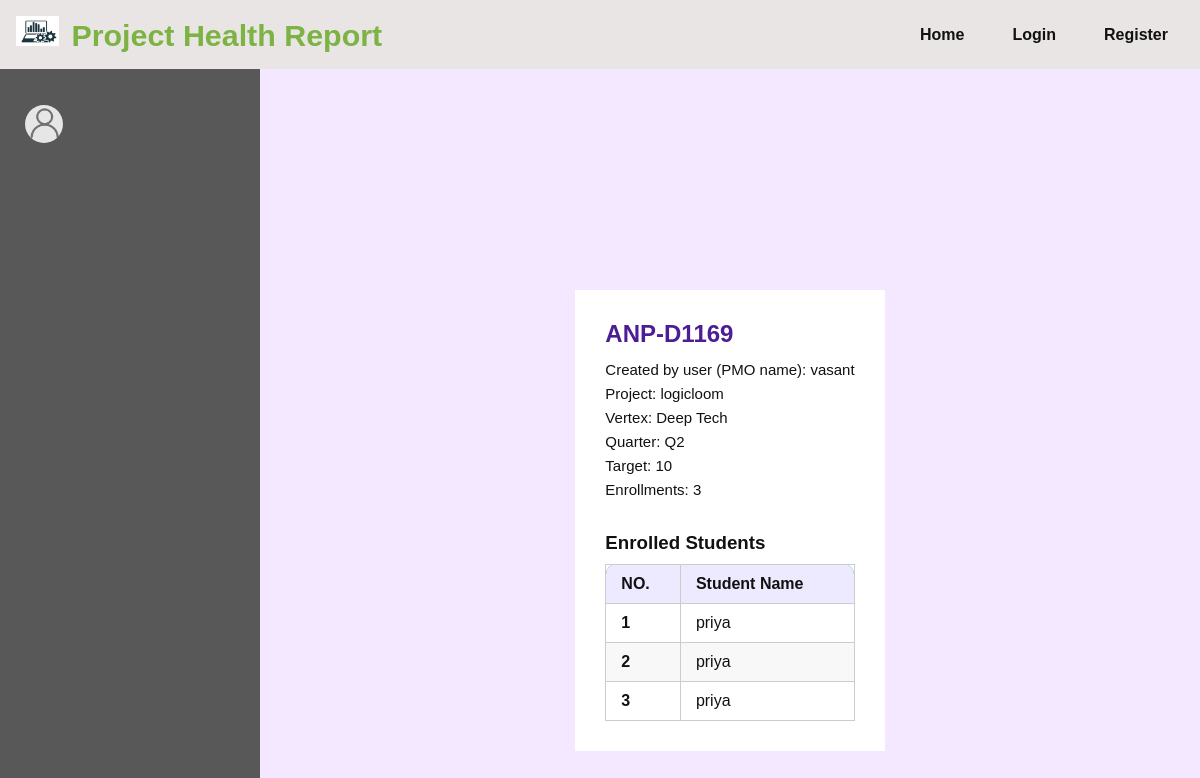
The app's page /batches/batchdetails/2/ with its own data.
### batches/models.py (models this page shows)
class CreateBatch(models.Model):
    name = models.CharField(max_length=255, unique=True)
    project = models.ForeignKey(CreateProject, on_delete=models.CASCADE)
    vertex = models.CharField(max_length=50, choices=VertexAllocation.VERTEX_CHOICES)
    center = models.CharField(max_length=50, choices=CENTER_CHOICES)
    quarter = models.CharField(max_length=2, choices=[('Q1','Q1'),('Q2','Q2'),('Q3','Q3'),('Q4','Q4')])
    cm_user = models.ForeignKey(settings.AUTH_USER_MODEL, on_delete=models.CASCADE)
    target = models.PositiveIntegerField()

class Enrollment(models.Model):
    student_name = models.CharField(max_length=255)
    batch = models.ForeignKey(CreateBatch, related_name='enrollments', on_delete=models.CASCADE)

### user_roles/models.py (models this page shows)
class Multiuser(AbstractUser):
    ROLE_CHOICES = [
        ('pmo', 'PMO (Project Management Office)'),
        ('vp', 'VP (Vice President)'),
        ('rm', 'RM (Regional Manager)'),
        ('cm', 'CM (Center Manager)')
    ]
    role = models.CharField(max_length=10, choices=ROLE_CHOICES)
    security_question = models.CharField(max_length=255)
    security_answer = models.CharField(max_length=255)
    def __str__(self):
        return self.username

### projects/models.py (models this page shows, shortened)
class CreateProject(models.Model):
    name = models.CharField(max_length=255)
    description = models.TextField(blank=True)
    total_target = models.PositiveIntegerField()
    start_date = models.DateField()
    end_date = models.DateField()
    created_by = models.ForeignKey(settings.AUTH_USER_MODEL, on_delete=models.CASCADE)

### batches/views.py (the view, shortened to what this page needs)
# urls.py: path('batchdetails/<int:pk>/', views.batch_details, name= 'n_batchdetails'),
def batch_details(request, pk):
    batch = get_object_or_404(CreateBatch, pk=pk)
    enroll = Enrollment.objects.filter(batch=batch)
    show_form = False
    form = EnrollmentForm(initial={'batch': batch})
    if request.GET.get('add') == '1' and request.user.role == 'cm':
        show_form = True
    return render(request, 'batch_details.html', {
        'batch': batch,
        'enroll': enroll,
        'form': form,
        'show_form': show_form
    })

### batches/templates/batch_details.html (shortened to what this page needs)
{% extends "profile.html" %}
{% load static %}
{% block css %}
    <link rel="stylesheet" type="text/css" href="{% static 'css/projectbatch_listdetail.css' %}">
{% endblock %}
{% block profile_content %}
    <div class="batch-container">
        {% if batch %}
            <div class="batch-info">
                <h2 class="batch-title">{{ batch.name }}</h2>
                <p class="batch-details">
                    Created by user (PMO name): {{ batch.cm_user }} <br>
                    Project: {{ batch.project.name }} <br>
                    Vertex: {{ batch.vertex }} <br>
                    Quarter: {{ batch.quarter }} <br>
                    Target: {{ batch.target }} <br>
                    Enrollments: {{ enroll.count }}
                </p>
            </div>
        {% endif %}
        <div class="enrollment-list">
            <h3>Enrolled Students</h3>
            {% if enroll %}
                <table class="student-table">
                    <thead>
                        <tr>
                            <th>NO.</th>
                            <th>Student Name</th>
                        </tr>
                    </thead>
                    <tbody>
                        {% for e in enroll %}
                        <tr>
                            <td>{{ forloop.counter }}</td>
                            <td>{{ e.student_name }}</td>
                        </tr>
                        {% endfor %}
                    </tbody>
                </table>
            {% else %}
                <p>No students enrolled yet.</p>
            {% endif %}
        </div>
    </div>
{% endblock %}

### static/css/home_profile.css (style rules this page uses)
:root { --extra-light: #faf5ff; --max-width: 1200px; }
* { padding: 0; margin: 0; box-sizing: border-box; }
body { font-family: "Poppins", sans-serif; background-color: var(--extra-light); }

### static/css/projectbatch_listdetail.css (style rules this page uses)
body { font-family: 'Poppins', sans-serif; color: #111; }
body { font-family: Arial, sans-serif; background-color: #f3e8ff; margin: 0; padding: 20px; }
.batch-container { max-width: 850px; margin: auto; background-color: #fff; padding: 30px; }
.batch-title { font-size: 24px; color: #4c1d95; margin-bottom: 10px; }
.batch-details { font-size: 15px; line-height: 1.6; }
.enrollment-list { margin-top: 30px; }
.enrollment-list h3 { color: #111; margin-bottom: 10px; }
.student-table { width: 100%; border-collapse: collapse; }
.student-table th, .student-table td { border: 1px solid #ccc; padding: 10px 15px; text-align: left; }
.student-table th { background-color: #ede9fe; color: #111; }
table { width: 100%; border-collapse: collapse; }
thead { background-color: #009879; color: white; }
th, td { padding: 14px 20px; text-align: left; }
th:first-child { border-top-left-radius: 10px; }
th:last-child { border-top-right-radius: 10px; }
tbody tr { background-color: #ffffff; }
tbody tr:nth-child(even) { background-color: #f8f8f8; }
td:first-child { font-weight: bold; }

### records on screen
CreateBatch: name "ANP-D1169", cm_user "vasant", project.name "logicloom", vertex "Deep Tech", quarter "Q2", target "10"
Enrollment: student_name "priya"
Enrollment: student_name "priya"
Enrollment: student_name "priya"

### other values on screen
{{ enroll.count }} "3"
